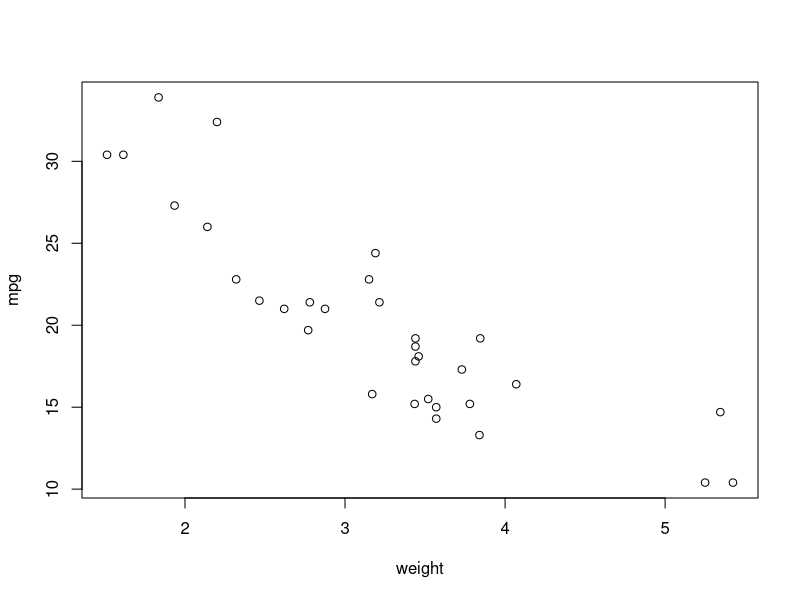
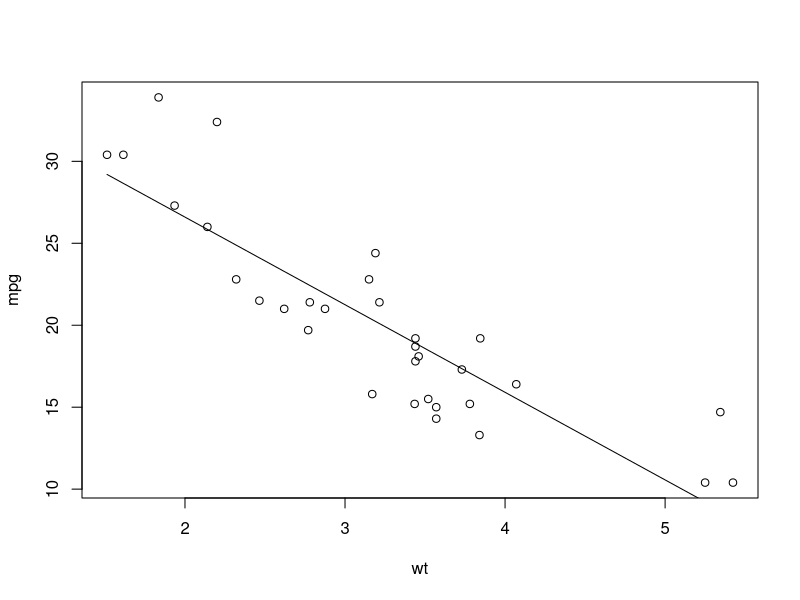

Generate these figures, in order, with R:
## ---- chunk 1
data(mtcars)
attach(mtcars)
## ---- chunk 2
plot(wt
     , mpg
     , xlab="weight", ylab="mpg")
## ---- chunk 3
fit <- lm(mpg ~ wt, data = mtcars)
summary(fit)
## ---- chunk 4
plot(mtcars$wt,
     mtcars$mpg,
     main="",
     xlab="wt",
     ylab="mpg")
lines(mtcars$wt, fitted(fit))
## ---- chunk 5
fit$coefficients

## ---- chunk 6
fitted(fit)
## ---- chunk 7
residuals(fit)

## ---- chunk 8
# Summary of the model to get various statistics
model_summary <- summary(fit)

# Extracting Multiple R-squared value
model_summary$r.squared 

## ---- chunk 9
# Extracting Adjusted R-squared value
model_summary$adj.r.squared
## ---- chunk 10
newdata = data.frame(wt = 4)
predict(fit, 
        newdata, 
        interval = "confidence") 

## ---- chunk 11
fit2 <- lm(log(mpg) ~ wt, data = mtcars)
summary(fit2)
## ---- chunk 12
exp(-0.27178)
## ---- chunk 13
# Convert am to a factor variable
mtcars$am <- factor(mtcars$am, labels = c("Automatic", "Manual"))

fit3a <- lm((mpg) ~ wt + am, data = mtcars)
summary(fit3a)
## ---- chunk 14

fit3b <- lm(log(mpg) ~ wt + am, data = mtcars)
summary(fit3b)
